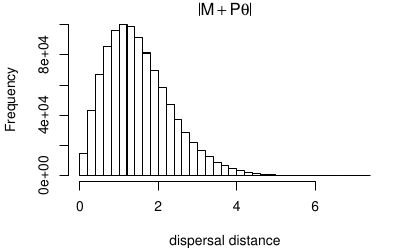

Source code (R):
mat <- cbind(rnorm(1e6), rnorm(1e6))
pat <- cbind(rnorm(1e6), rnorm(1e6)) * (runif(1e6) < 0.5)
dist <- sqrt( rowSums((mat+pat)^2) )

pdf(file="not_bimodal.pdf", width=4, height=2.5, pointsize=10)
par(mar=c(4,4,1,1)+.1)
    hist(dist, breaks=50, main=expression(abs(M + P * theta)), xlab='dispersal distance')
dev.off()
